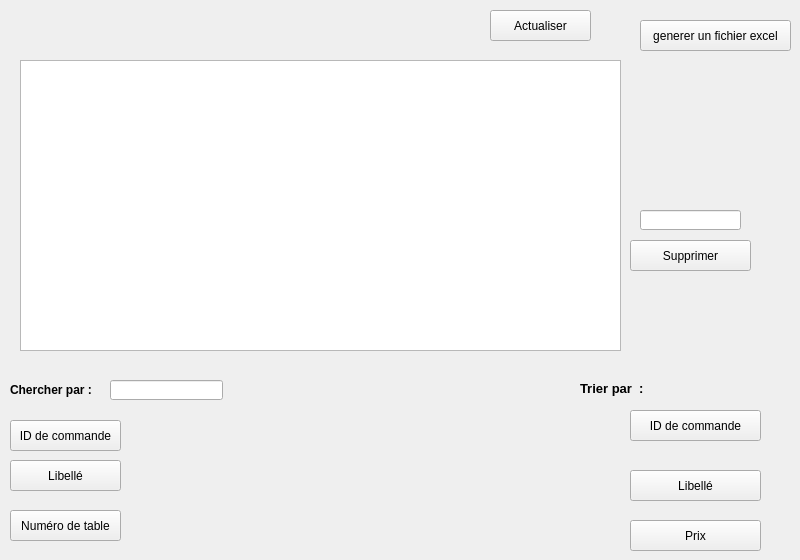
        <widget class="QWidget" name="tab_27">
         <attribute name="title">
          <string>Consulter</string>
         </attribute>
         <widget class="QTableView" name="tableView_8F">
          <property name="geometry">
           <rect>
            <x>20</x>
            <y>60</y>
            <width>601</width>
            <height>291</height>
           </rect>
          </property>
          <property name="text" stdset="0">
           <string>Libellé</string>
          </property>
         </widget>
         <widget class="QLineEdit" name="lineEdit_40F">
          <property name="geometry">
           <rect>
            <x>640</x>
            <y>210</y>
            <width>101</width>
            <height>20</height>
           </rect>
          </property>
         </widget>
         <widget class="QPushButton" name="pushButton_fadwa9">
          <property name="geometry">
           <rect>
            <x>630</x>
            <y>240</y>
            <width>121</width>
            <height>31</height>
           </rect>
          </property>
          <property name="text">
           <string>Supprimer</string>
          </property>
         </widget>
         <widget class="QPushButton" name="recher">
          <property name="geometry">
           <rect>
            <x>10</x>
            <y>420</y>
            <width>111</width>
            <height>31</height>
           </rect>
          </property>
          <property name="text">
           <string>ID de commande</string>
          </property>
         </widget>
         <widget class="QLineEdit" name="lineEdit_31F">
          <property name="geometry">
           <rect>
            <x>110</x>
            <y>380</y>
            <width>113</width>
            <height>20</height>
           </rect>
          </property>
         </widget>
         <widget class="QLabel" name="label_72">
          <property name="geometry">
           <rect>
            <x>580</x>
            <y>380</y>
            <width>81</width>
            <height>16</height>
           </rect>
          </property>
          <property name="font">
           <font>
            <pointsize>10</pointsize>
            <weight>75</weight>
            <bold>true</bold>
           </font>
          </property>
          <property name="text">
           <string>Trier par  :</string>
          </property>
         </widget>
         <widget class="QPushButton" name="pushButton_fadwa40">
          <property name="geometry">
           <rect>
            <x>630</x>
            <y>410</y>
            <width>131</width>
            <height>31</height>
           </rect>
          </property>
          <property name="text">
           <string>ID de commande</string>
          </property>
         </widget>
         <widget class="QPushButton" name="pushButton_fadwa41">
          <property name="geometry">
           <rect>
            <x>630</x>
            <y>470</y>
            <width>131</width>
            <height>31</height>
           </rect>
          </property>
          <property name="text">
           <string>Libellé</string>
          </property>
         </widget>
         <widget class="QLabel" name="label_82">
          <property name="geometry">
           <rect>
            <x>10</x>
            <y>380</y>
            <width>101</width>
            <height>20</height>
           </rect>
          </property>
          <property name="font">
           <font>
            <weight>75</weight>
            <bold>true</bold>
           </font>
          </property>
          <property name="text">
           <string>Chercher par :</string>
          </property>
         </widget>
         <widget class="QPushButton" name="recher_2">
          <property name="geometry">
           <rect>
            <x>10</x>
            <y>460</y>
            <width>111</width>
            <height>31</height>
           </rect>
          </property>
          <property name="text">
           <string>Libellé</string>
          </property>
         </widget>
         <widget class="QPushButton" name="pushButton_fadwa43">
          <property name="geometry">
           <rect>
            <x>490</x>
            <y>10</y>
            <width>101</width>
            <height>31</height>
           </rect>
          </property>
          <property name="text">
           <string>Actualiser</string>
          </property>
         </widget>
         <widget class="QPushButton" name="pushButton_prix">
          <property name="geometry">
           <rect>
            <x>630</x>
            <y>520</y>
            <width>131</width>
            <height>31</height>
           </rect>
          </property>
          <property name="text">
           <string>Prix</string>
          </property>
         </widget>
         <widget class="QPushButton" name="pushButton_ntab">
          <property name="geometry">
           <rect>
            <x>10</x>
            <y>510</y>
            <width>111</width>
            <height>31</height>
           </rect>
          </property>
          <property name="text">
           <string>Numéro de table</string>
          </property>
         </widget>
         <widget class="QPushButton" name="pushButton_exc">
          <property name="geometry">
           <rect>
            <x>640</x>
            <y>20</y>
            <width>151</width>
            <height>31</height>
           </rect>
          </property>
          <property name="text">
           <string>generer un fichier excel</string>
          </property>
         </widget>
        </widget>
